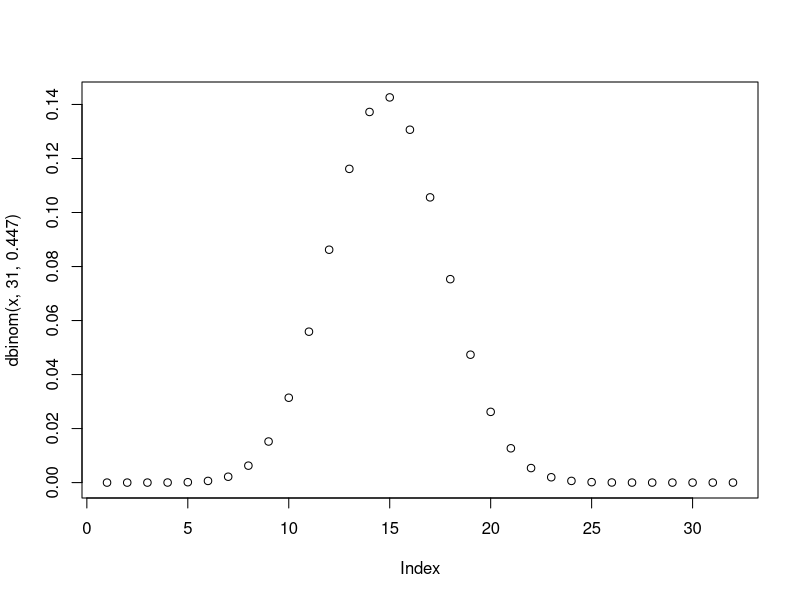
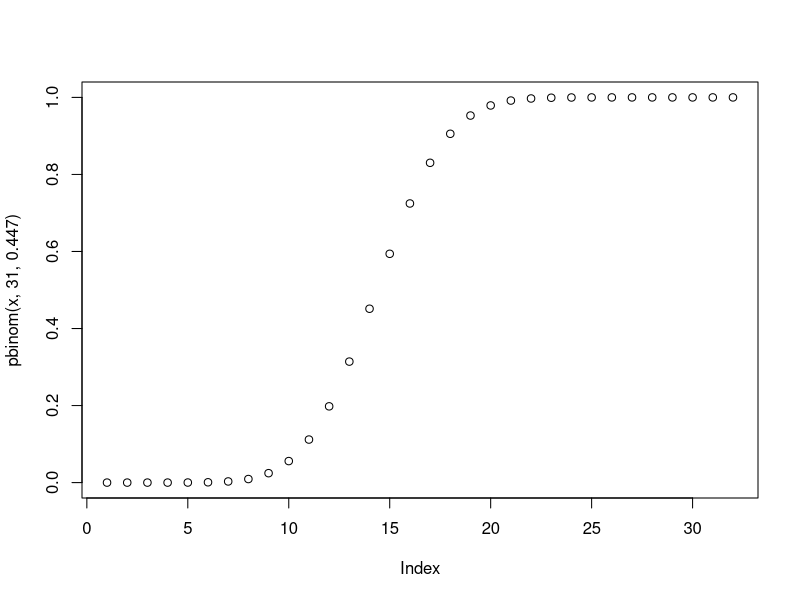

Generate these figures, in order, with R:
# Question 1
# Roll 12 dice simultaneously, and let X denotes the number of 6’s that appear. Calcu-
# late the probability of getting 7, 8 or 9, 6’s using R. (Try using the function pbinom;
# If we set S = {get a 6 on one roll}, P(S) = 1/6 and the rolls constitute Bernoulli tri-
# als; thus X ∼ binom(size=12, prob=1/6) and we are looking for P(7 ≤ X ≤ 9).

# method 1:
dbinom(7,12,1/6)+dbinom(8,12,1/6)+dbinom(9,12,1/6)
# method 2:
pbinom(9,12,1/6) - pbinom(6,12,1/6)
# can also be written using diff function with c(6,9) i.e. (9-6)
diff(pbinom(c(6,9),12,1/6))


# Question 2
# Assume that the test scores of a college entrance exam fits a normal distribution.
# Furthermore, the mean test score is 72, and the standard deviation is 15.2. What is
# the percentage of students scoring 84 or more in the exam?

pnorm(84,72,15.2,lower.tail = FALSE)


# Question 3
# On the average, five cars arrive at a particular car wash every hour. Let X count the
# number of cars that arrive from 10AM to 11AM, then X ∼Poisson(λ = 5). What is
# probability that no car arrives during this time. Next, suppose the car wash above
# is in operation from 8AM to 6PM, and we let Y be the number of customers that
# appear in this period. Since this period covers a total of 10 hours, we get that Y ∼
# Poisson(λ = 5×10 = 50). What is the probability that there are between 48 and 50
# customers, inclusive?
 
dpois(0,5)
diff(ppois(c(47,50),50))


# Question 4
# Suppose in a certain shipment of 250 Pentium processors there are 17 defective pro-
# cessors. A quality control consultant randomly collects 5 processors for inspection to
# determine whether or not they are defective. Let X denote the number of defectives
# in the sample. Find the probability of exactly 3 defectives in the sample, that is, find
# P(X = 3).

dhyper(3,17,233,5)


# Question 5
# A recent national study showed that approximately 44.7% of college students have
# used Wikipedia as a source in at least one of their term papers. Let X equal the
# number of students in a random sample of size n = 31 who have used Wikipedia as a
# source.
# (a) How is X distributed?
# (b) Sketch the probability mass function.
# (c) Sketch the cumulative distribution function.
# (d) Find mean, variance and standard deviation of X.

# (a) - X follows binomial distribution

# (b)
x = 0:1:31
plot(dbinom(x,31,0.447))

# (c)
plot(pbinom(x,31,0.447))

# (d)
mean <- 31*0.447  #(mean = np)
variance <- 31*0.447*(1-0.447)  #(variance = np(1-p))
sd <- sqrt(variance)
cat(mean,"  ",variance,"  ",sd)